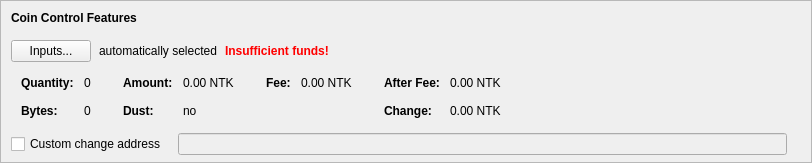
    <widget class="QFrame" name="frameCoinControl">
     <property name="sizePolicy">
      <sizepolicy hsizetype="Expanding" vsizetype="Expanding">
       <horstretch>0</horstretch>
       <verstretch>0</verstretch>
      </sizepolicy>
     </property>
     <property name="maximumSize">
      <size>
       <width>16777215</width>
       <height>16777215</height>
      </size>
     </property>
     <property name="frameShape">
      <enum>QFrame::StyledPanel</enum>
     </property>
     <property name="frameShadow">
      <enum>QFrame::Sunken</enum>
     </property>
     <layout class="QVBoxLayout" name="verticalLayoutCoinControl2">
      <property name="spacing">
       <number>0</number>
      </property>
      <property name="leftMargin">
       <number>0</number>
      </property>
      <property name="topMargin">
       <number>0</number>
      </property>
      <property name="rightMargin">
       <number>0</number>
      </property>
      <property name="bottomMargin">
       <number>6</number>
      </property>
      <item>
       <layout class="QVBoxLayout" name="verticalLayoutCoinControl" stretch="0,0,0,0,1">
        <property name="spacing">
         <number>0</number>
        </property>
        <property name="leftMargin">
         <number>10</number>
        </property>
        <property name="topMargin">
         <number>10</number>
        </property>
        <item>
         <layout class="QHBoxLayout" name="horizontalLayoutCoinControl1">
          <property name="bottomMargin">
           <number>15</number>
          </property>
          <item>
           <widget class="QLabel" name="labelCoinControlFeatures">
            <property name="sizePolicy">
             <sizepolicy hsizetype="Preferred" vsizetype="Maximum">
              <horstretch>0</horstretch>
              <verstretch>0</verstretch>
             </sizepolicy>
            </property>
            <property name="font">
             <font>
              <weight>75</weight>
              <bold>true</bold>
             </font>
            </property>
            <property name="styleSheet">
             <string notr="true">font-weight:bold;</string>
            </property>
            <property name="text">
             <string>Coin Control Features</string>
            </property>
           </widget>
          </item>
         </layout>
        </item>
        <item>
         <layout class="QHBoxLayout" name="horizontalLayoutCoinControl2" stretch="0,0,0,0">
          <property name="spacing">
           <number>8</number>
          </property>
          <property name="bottomMargin">
           <number>10</number>
          </property>
          <item>
           <widget class="QPushButton" name="pushButtonCoinControl">
            <property name="styleSheet">
             <string notr="true"/>
            </property>
            <property name="text">
             <string>Inputs...</string>
            </property>
            <property name="autoDefault">
             <bool>false</bool>
            </property>
           </widget>
          </item>
          <item>
           <widget class="QLabel" name="labelCoinControlAutomaticallySelected">
            <property name="text">
             <string>automatically selected</string>
            </property>
            <property name="margin">
             <number>5</number>
            </property>
           </widget>
          </item>
          <item>
           <widget class="QLabel" name="labelCoinControlInsuffFunds">
            <property name="font">
             <font>
              <weight>75</weight>
              <bold>true</bold>
             </font>
            </property>
            <property name="styleSheet">
             <string notr="true">color:red;font-weight:bold;</string>
            </property>
            <property name="text">
             <string>Insufficient funds!</string>
            </property>
            <property name="margin">
             <number>5</number>
            </property>
           </widget>
          </item>
          <item>
           <spacer name="horizontalSpacerCoinControl">
            <property name="orientation">
             <enum>Qt::Horizontal</enum>
            </property>
            <property name="sizeHint" stdset="0">
             <size>
              <width>40</width>
              <height>1</height>
             </size>
            </property>
           </spacer>
          </item>
         </layout>
        </item>
        <item>
         <widget class="QWidget" name="widgetCoinControl" native="true">
          <property name="sizePolicy">
           <sizepolicy hsizetype="Preferred" vsizetype="Preferred">
            <horstretch>0</horstretch>
            <verstretch>0</verstretch>
           </sizepolicy>
          </property>
          <property name="minimumSize">
           <size>
            <width>0</width>
            <height>0</height>
           </size>
          </property>
          <property name="styleSheet">
           <string notr="true"/>
          </property>
          <layout class="QHBoxLayout" name="horizontalLayoutCoinControl5">
           <property name="leftMargin">
            <number>0</number>
           </property>
           <property name="topMargin">
            <number>0</number>
           </property>
           <property name="rightMargin">
            <number>0</number>
           </property>
           <property name="bottomMargin">
            <number>0</number>
           </property>
           <item>
            <layout class="QHBoxLayout" name="horizontalLayoutCoinControl3" stretch="0,0,0,1">
             <property name="spacing">
              <number>20</number>
             </property>
             <property name="topMargin">
              <number>0</number>
             </property>
             <property name="bottomMargin">
              <number>10</number>
             </property>
             <item>
              <layout class="QFormLayout" name="formLayoutCoinControl1">
               <property name="horizontalSpacing">
                <number>10</number>
               </property>
               <property name="verticalSpacing">
                <number>14</number>
               </property>
               <property name="leftMargin">
                <number>10</number>
               </property>
               <property name="topMargin">
                <number>4</number>
               </property>
               <property name="rightMargin">
                <number>6</number>
               </property>
               <item row="0" column="0">
                <widget class="QLabel" name="labelCoinControlQuantityText">
                 <property name="font">
                  <font>
                   <weight>75</weight>
                   <bold>true</bold>
                  </font>
                 </property>
                 <property name="text">
                  <string>Quantity:</string>
                 </property>
                 <property name="margin">
                  <number>0</number>
                 </property>
                </widget>
               </item>
               <item row="0" column="1">
                <widget class="QLabel" name="labelCoinControlQuantity">
                 <property name="cursor">
                  <cursorShape>IBeamCursor</cursorShape>
                 </property>
                 <property name="contextMenuPolicy">
                  <enum>Qt::ActionsContextMenu</enum>
                 </property>
                 <property name="text">
                  <string notr="true">0</string>
                 </property>
                 <property name="margin">
                  <number>0</number>
                 </property>
                 <property name="textInteractionFlags">
                  <set>Qt::LinksAccessibleByMouse|Qt::TextSelectableByKeyboard|Qt::TextSelectableByMouse</set>
                 </property>
                </widget>
               </item>
               <item row="1" column="0">
                <widget class="QLabel" name="labelCoinControlBytesText">
                 <property name="font">
                  <font>
                   <weight>75</weight>
                   <bold>true</bold>
                  </font>
                 </property>
                 <property name="text">
                  <string>Bytes:</string>
                 </property>
                </widget>
               </item>
               <item row="1" column="1">
                <widget class="QLabel" name="labelCoinControlBytes">
                 <property name="cursor">
                  <cursorShape>IBeamCursor</cursorShape>
                 </property>
                 <property name="contextMenuPolicy">
                  <enum>Qt::ActionsContextMenu</enum>
                 </property>
                 <property name="text">
                  <string notr="true">0</string>
                 </property>
                 <property name="textInteractionFlags">
                  <set>Qt::LinksAccessibleByMouse|Qt::TextSelectableByKeyboard|Qt::TextSelectableByMouse</set>
                 </property>
                </widget>
               </item>
              </layout>
             </item>
             <item>
              <layout class="QFormLayout" name="formLayoutCoinControl2">
               <property name="horizontalSpacing">
                <number>10</number>
               </property>
               <property name="verticalSpacing">
                <number>14</number>
               </property>
               <property name="leftMargin">
                <number>6</number>
               </property>
               <property name="topMargin">
                <number>4</number>
               </property>
               <property name="rightMargin">
                <number>6</number>
               </property>
               <item row="0" column="0">
                <widget class="QLabel" name="labelCoinControlAmountText">
                 <property name="font">
                  <font>
                   <weight>75</weight>
                   <bold>true</bold>
                  </font>
                 </property>
                 <property name="text">
                  <string>Amount:</string>
                 </property>
                 <property name="margin">
                  <number>0</number>
                 </property>
                </widget>
               </item>
               <item row="0" column="1">
                <widget class="QLabel" name="labelCoinControlAmount">
                 <property name="cursor">
                  <cursorShape>IBeamCursor</cursorShape>
                 </property>
                 <property name="contextMenuPolicy">
                  <enum>Qt::ActionsContextMenu</enum>
                 </property>
                 <property name="text">
                  <string notr="true">0.00 NTK</string>
                 </property>
                 <property name="textInteractionFlags">
                  <set>Qt::LinksAccessibleByMouse|Qt::TextSelectableByKeyboard|Qt::TextSelectableByMouse</set>
                 </property>
                </widget>
               </item>
               <item row="1" column="0">
                <widget class="QLabel" name="labelCoinControlLowOutputText">
                 <property name="font">
                  <font>
                   <weight>75</weight>
                   <bold>true</bold>
                  </font>
                 </property>
                 <property name="text">
                  <string>Dust:</string>
                 </property>
                </widget>
               </item>
               <item row="1" column="1">
                <widget class="QLabel" name="labelCoinControlLowOutput">
                 <property name="cursor">
                  <cursorShape>IBeamCursor</cursorShape>
                 </property>
                 <property name="contextMenuPolicy">
                  <enum>Qt::ActionsContextMenu</enum>
                 </property>
                 <property name="text">
                  <string notr="true">no</string>
                 </property>
                 <property name="textInteractionFlags">
                  <set>Qt::LinksAccessibleByMouse|Qt::TextSelectableByKeyboard|Qt::TextSelectableByMouse</set>
                 </property>
                </widget>
               </item>
              </layout>
             </item>
             <item>
              <layout class="QFormLayout" name="formLayoutCoinControl3">
               <property name="horizontalSpacing">
                <number>10</number>
               </property>
               <property name="verticalSpacing">
                <number>14</number>
               </property>
               <property name="leftMargin">
                <number>6</number>
               </property>
               <property name="topMargin">
                <number>4</number>
               </property>
               <property name="rightMargin">
                <number>6</number>
               </property>
               <item row="0" column="0">
                <widget class="QLabel" name="labelCoinControlFeeText">
                 <property name="font">
                  <font>
                   <weight>75</weight>
                   <bold>true</bold>
                  </font>
                 </property>
                 <property name="text">
                  <string>Fee:</string>
                 </property>
                 <property name="margin">
                  <number>0</number>
                 </property>
                </widget>
               </item>
               <item row="0" column="1">
                <widget class="QLabel" name="labelCoinControlFee">
                 <property name="cursor">
                  <cursorShape>IBeamCursor</cursorShape>
                 </property>
                 <property name="contextMenuPolicy">
                  <enum>Qt::ActionsContextMenu</enum>
                 </property>
                 <property name="text">
                  <string notr="true">0.00 NTK</string>
                 </property>
                 <property name="textInteractionFlags">
                  <set>Qt::LinksAccessibleByMouse|Qt::TextSelectableByKeyboard|Qt::TextSelectableByMouse</set>
                 </property>
                </widget>
               </item>
             </layout>
             </item>
             <item>
              <layout class="QFormLayout" name="formLayoutCoinControl4">
               <property name="horizontalSpacing">
                <number>10</number>
               </property>
               <property name="verticalSpacing">
                <number>14</number>
               </property>
               <property name="leftMargin">
                <number>6</number>
               </property>
               <property name="topMargin">
                <number>4</number>
               </property>
               <property name="rightMargin">
                <number>6</number>
               </property>
               <item row="0" column="0">
                <widget class="QLabel" name="labelCoinControlAfterFeeText">
                 <property name="font">
                  <font>
                   <weight>75</weight>
                   <bold>true</bold>
                  </font>
                 </property>
                 <property name="text">
                  <string>After Fee:</string>
                 </property>
                 <property name="margin">
                  <number>0</number>
                 </property>
                </widget>
               </item>
               <item row="0" column="1">
                <widget class="QLabel" name="labelCoinControlAfterFee">
                 <property name="cursor">
                  <cursorShape>IBeamCursor</cursorShape>
                 </property>
                 <property name="contextMenuPolicy">
                  <enum>Qt::ActionsContextMenu</enum>
                 </property>
                 <property name="text">
                  <string notr="true">0.00 NTK</string>
                 </property>
                 <property name="textInteractionFlags">
                  <set>Qt::LinksAccessibleByMouse|Qt::TextSelectableByKeyboard|Qt::TextSelectableByMouse</set>
                 </property>
                </widget>
               </item>
               <item row="1" column="0">
                <widget class="QLabel" name="labelCoinControlChangeText">
                 <property name="font">
                  <font>
                   <weight>75</weight>
                   <bold>true</bold>
                  </font>
                 </property>
                 <property name="text">
                  <string>Change:</string>
                 </property>
                </widget>
               </item>
               <item row="1" column="1">
                <widget class="QLabel" name="labelCoinControlChange">
                 <property name="cursor">
                  <cursorShape>IBeamCursor</cursorShape>
                 </property>
                 <property name="contextMenuPolicy">
                  <enum>Qt::ActionsContextMenu</enum>
                 </property>
                 <property name="text">
                  <string notr="true">0.00 NTK</string>
                 </property>
                 <property name="textInteractionFlags">
                  <set>Qt::LinksAccessibleByMouse|Qt::TextSelectableByKeyboard|Qt::TextSelectableByMouse</set>
                 </property>
                </widget>
               </item>
              </layout>
             </item>
            </layout>
           </item>
          </layout>
         </widget>
        </item>
        <item>
         <layout class="QHBoxLayout" name="horizontalLayoutCoinControl4" stretch="0,0,0">
          <property name="spacing">
           <number>12</number>
          </property>
          <property name="sizeConstraint">
           <enum>QLayout::SetDefaultConstraint</enum>
          </property>
          <property name="topMargin">
           <number>5</number>
          </property>
          <property name="rightMargin">
           <number>5</number>
          </property>
          <item>
           <widget class="QCheckBox" name="checkBoxCoinControlChange">
            <property name="toolTip">
             <string>If this is activated, but the change address is empty or invalid, change will be sent to a newly generated address.</string>
            </property>
            <property name="text">
             <string>Custom change address</string>
            </property>
           </widget>
          </item>
          <item>
           <widget class="QValidatedLineEdit" name="lineEditCoinControlChange">
            <property name="enabled">
             <bool>false</bool>
            </property>
            <property name="sizePolicy">
             <sizepolicy hsizetype="Expanding" vsizetype="Fixed">
              <horstretch>0</horstretch>
              <verstretch>0</verstretch>
             </sizepolicy>
            </property>
           </widget>
          </item>
          <item>
           <widget class="QLabel" name="labelCoinControlChangeLabel">
            <property name="sizePolicy">
             <sizepolicy hsizetype="Preferred" vsizetype="Expanding">
              <horstretch>0</horstretch>
              <verstretch>0</verstretch>
             </sizepolicy>
            </property>
            <property name="minimumSize">
             <size>
              <width>0</width>
              <height>0</height>
             </size>
            </property>
            <property name="text">
             <string/>
            </property>
            <property name="margin">
             <number>3</number>
            </property>
           </widget>
          </item>
         </layout>
        </item>
        <item>
         <spacer name="verticalSpacerCoinControl">
          <property name="orientation">
           <enum>Qt::Vertical</enum>
          </property>
          <property name="sizeHint" stdset="0">
           <size>
            <width>800</width>
            <height>1</height>
           </size>
          </property>
         </spacer>
        </item>
       </layout>
      </item>
     </layout>
    </widget>
